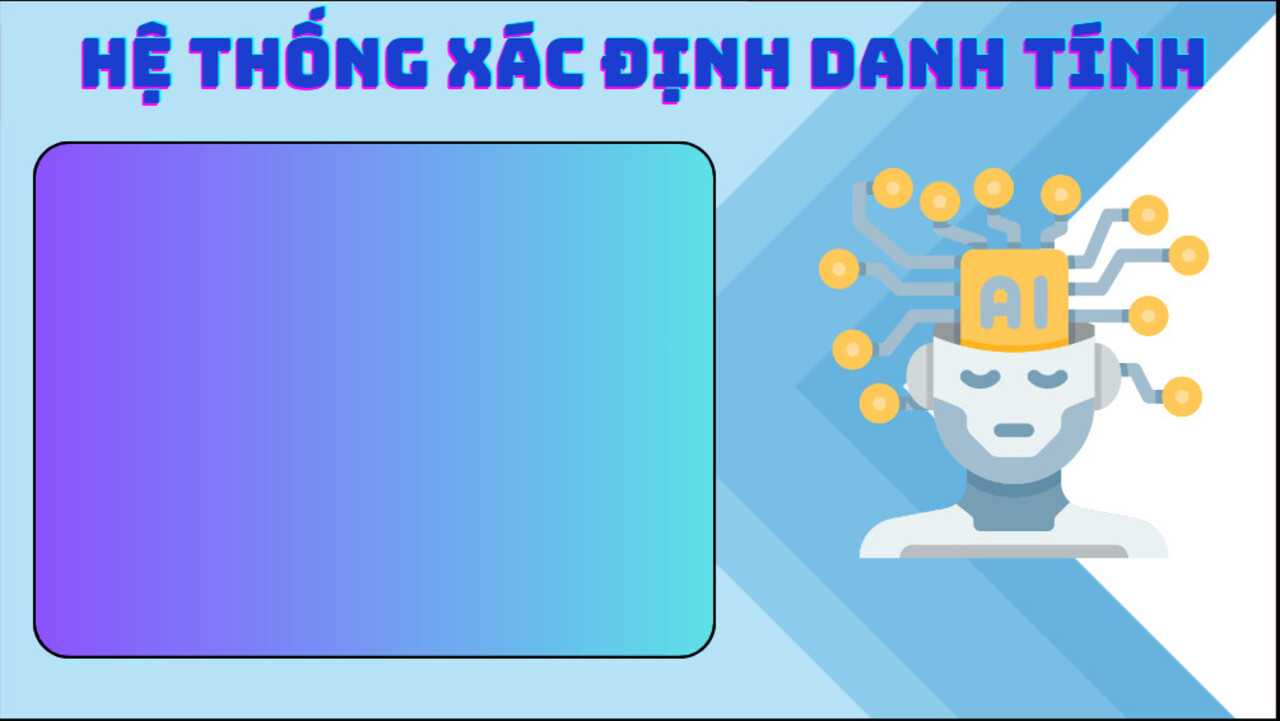
#> input picture nen.jpg, 1280 x 721 px
$ python test.py
#> lines starting #> are read from the running program, lines starting #| are printed output that depends on the picture; after the words box and inside, x2 and y2 are one past the last pixel; in counts of white or black regions, pixels touching at a corner belong together
from sklearn.neighbors import KNeighborsClassifier
import cv2
import pickle
import numpy as np
import os
import csv
import time
from datetime import datetime
from win32com.client import Dispatch
import tkinter as tk
from PIL import Image, ImageTk
import threading

# Khởi tạo camera
video = cv2.VideoCapture(0)
# Load model KNN
with open('dataset/names.pkl', 'rb') as w:
#> (reads dataset/names.pkl from the repository)
    LABELS = pickle.load(w)
with open('dataset/faces_data.pkl', 'rb') as f:
#> (reads dataset/faces_data.pkl from the repository)
    FACES = pickle.load(f)
knn = KNeighborsClassifier(n_neighbors=5)
knn.fit(FACES, LABELS)

# Load pre-trained face detection classifier
facedetect = cv2.CascadeClassifier('haarcascade_frontalface_default.xml')

# Khởi tạo biến chứa hình nền
imgBackground = cv2.imread("nen.jpg")
#> imgBackground is the input picture: shape (721, 1280, 3); mean B, G, R 231.4, 181.9, 144.8

# Tên cột trong file CSV
COL_NAMES = ['NAME', 'TIME']


# Hàm nói
def speak(str1):
    speak = Dispatch(("SAPI.SpVoice"))
    speak.Speak(str1)


# Hàm tính khoảng cách Euclidean giữa hai điểm
def euclidean_distance(x1, x2):
    return np.sqrt(np.sum((x1 - x2) ** 2))


# Hàm lưu dữ liệu
# [63 lines left out: functions save_data, exit_program, save_data_thread, not called in this run]


# Tạo cửa sổ tkinter
root = tk.Tk()
root.title("Attendance System")

# Tạo button để lưu dữ liệu
button_save = tk.Button(root, text="Save Data", command=save_data_thread)
button_save.pack(side=tk.LEFT, padx=10, pady=10)

# Tạo button để thoát chương trình
button_exit = tk.Button(root, text="Exit", command=exit_program)
button_exit.pack(side=tk.RIGHT, padx=10, pady=10)

# Tạo cửa sổ hiển thị video
video_frame = tk.Label(root)
video_frame.pack(padx=10, pady=10)


def update_frame():
    global frame
    ret, frame = video.read()
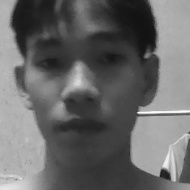
#> input picture DiemDanhImage/SV1050420244.jpg, 190 x 190 px, given in place of the camera
#> frame is the input picture: shape (190, 190, 3); min 18, max 255, mean 104.3
    if ret:
        gray = cv2.cvtColor(frame, cv2.COLOR_BGR2GRAY)
        faces = facedetect.detectMultiScale(gray, 1.3, 5)
#> faces = [[8, 8, 148, 148]]

        for (x, y, w, h) in faces:
            cv2.rectangle(frame, (x, y), (x + w, y + h), (0, 0, 255), 1)
            cv2.rectangle(frame, (x, y), (x + w, y + h), (50, 50, 255), 2)
            cv2.rectangle(frame, (x, y - 40), (x + w, y), (50, 50, 255), -1)

            crop_img = frame[y:y + h, x:x + w, :]
            resized_img = cv2.resize(crop_img, (50, 50)).flatten().reshape(1, -1)
            output = knn.predict(resized_img)

            cv2.putText(frame, str(output[0]), (x, y - 15), cv2.FONT_HERSHEY_COMPLEX, 1, (255, 255, 255), 1)
            cv2.rectangle(frame, (x, y), (x + w, y + h), (50, 50, 255), 1)
#> this loop made 1 pass
#> pass 1, in update_frame, `crop_img = frame[y:y + h, x:x + w, :]`:
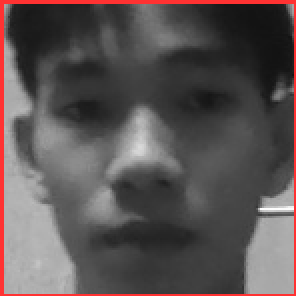
#> crop_img: shape (148, 148, 3) (shown 2 times larger); mean B, G, R 83.5, 83.5, 91.7
#> after the loop:
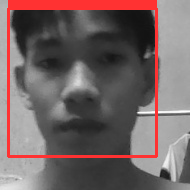
#> frame: shape (190, 190, 3); 7.8% of pixels changed, all inside (x1, y1, x2, y2) = (7, 0, 158, 158)

        frame = cv2.cvtColor(frame, cv2.COLOR_BGR2RGB)
        frame_pil = Image.fromarray(frame)
        frame_pil = frame_pil.resize((640, 480), Image.BILINEAR)
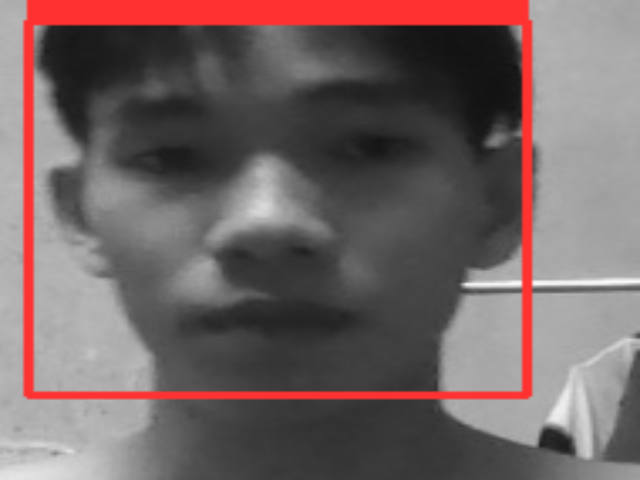
#> frame_pil: PIL image 640x480 RGB; mean R, G, B 116.5, 100.5, 100.5

        # Convert frame_pil back to BGR array before assigning to imgBackground
        frame_bgr = np.array(frame_pil)
        imgBackground[162:162 + 480, 55:55 + 640] = cv2.cvtColor(frame_bgr, cv2.COLOR_RGB2BGR)
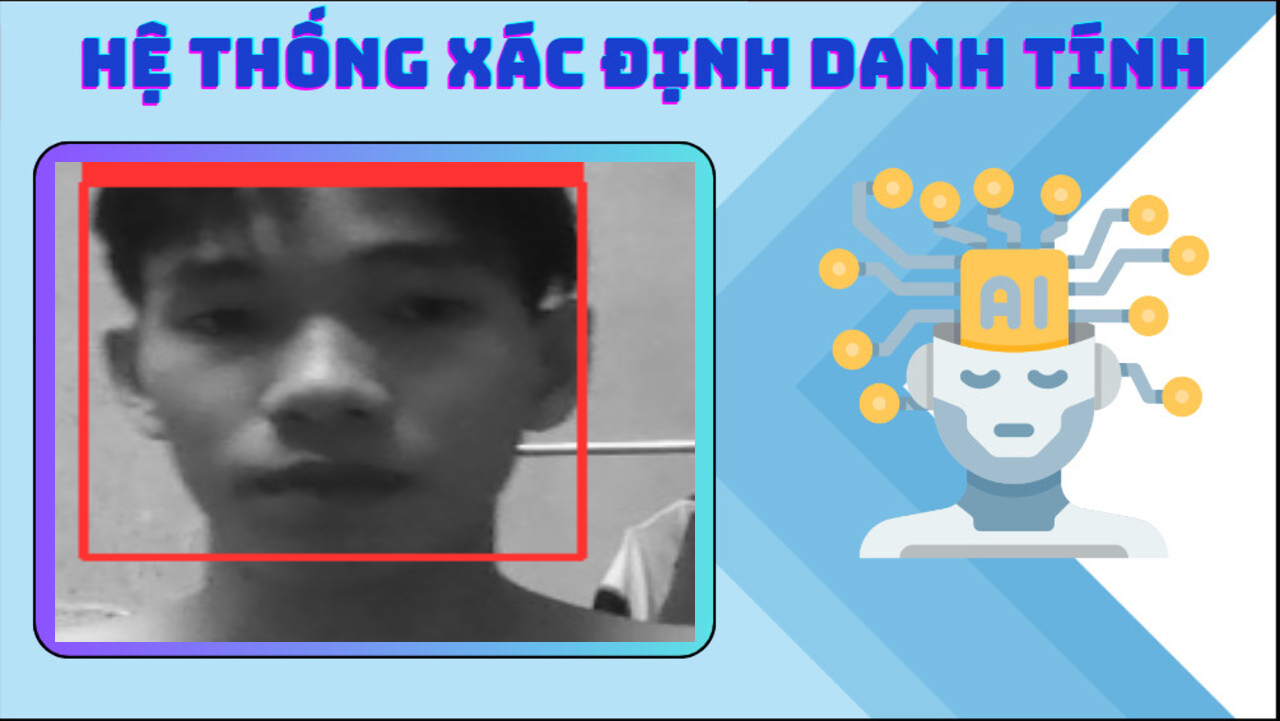
#> imgBackground: shape (721, 1280, 3); mean B, G, R 184.2, 164.2, 145

        # Convert imgBackground back to RGB before creating the Tkinter PhotoImage
        imgBackground_rgb = cv2.cvtColor(imgBackground, cv2.COLOR_BGR2RGB)
        imgBackground_tk = ImageTk.PhotoImage(image=Image.fromarray(imgBackground_rgb))

        # Update video_frame
        video_frame.img = imgBackground_tk
        video_frame.config(image=imgBackground_tk)

    root.after(10, update_frame)


update_frame()
root.mainloop()
